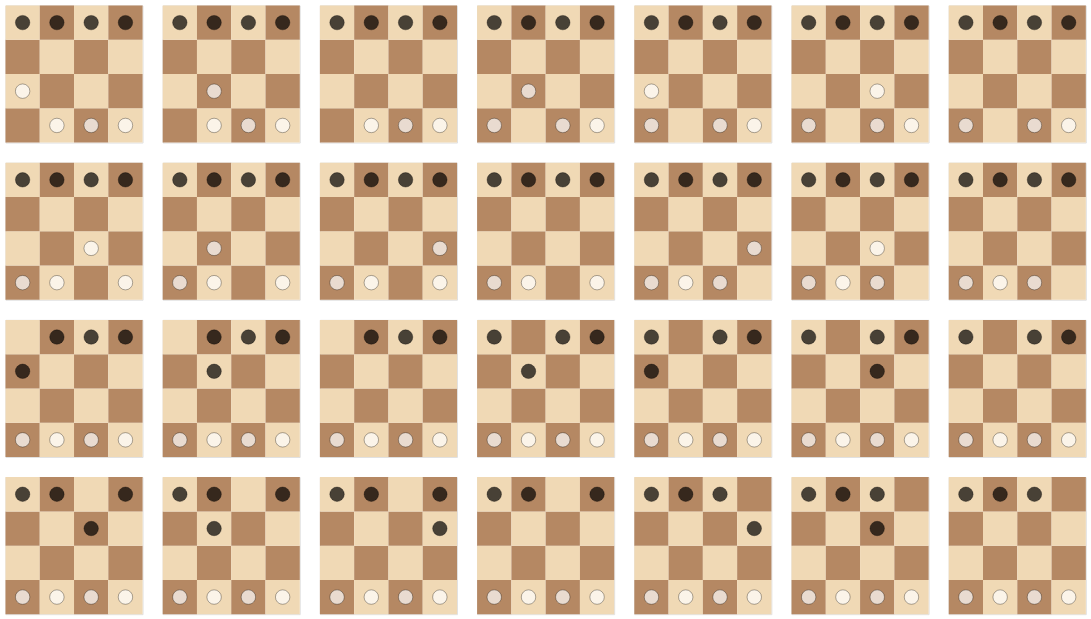

Here is the notebook cell this chart was saved with:
### Code cell
# View first move positions

_first_move_poses = [
    position_chart(p) for _, _, p in accessible_positions(init_position())
]
# _width = int(np.sqrt(len(_first_move_poses)))
_width = 7
alt.vconcat(
    *(
        alt.hconcat(*_first_move_poses[n : (n + _width)])
        for n in range(0, len(_first_move_poses), _width)
    )
)
